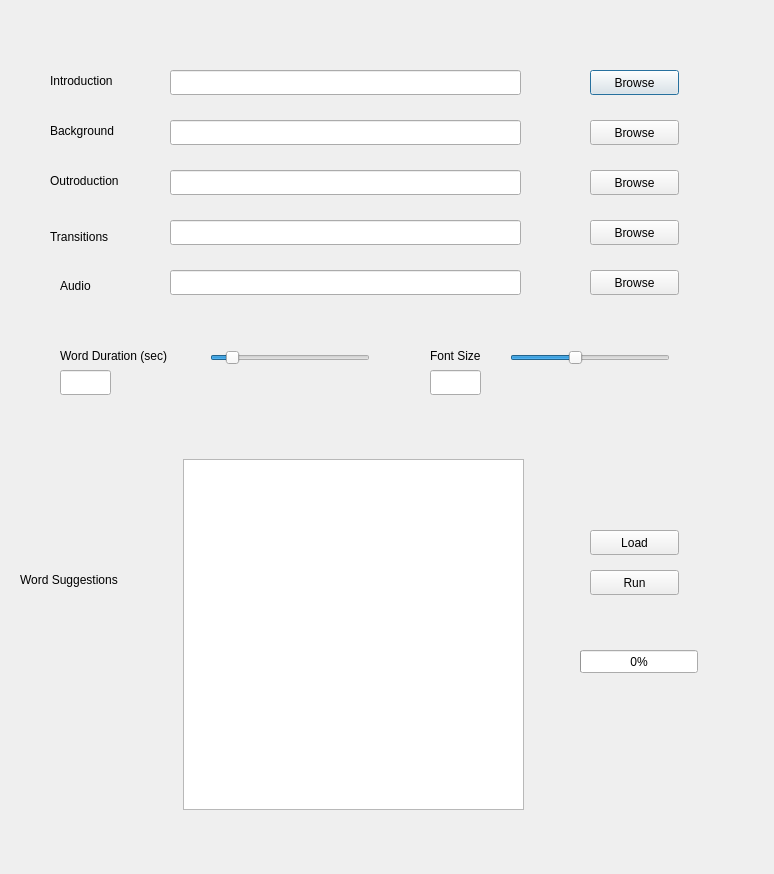
<?xml version="1.0" encoding="UTF-8"?>
<ui version="4.0">
 <class>Dialog</class>
 <widget class="QDialog" name="Dialog">
  <property name="geometry">
   <rect>
    <x>0</x>
    <y>0</y>
    <width>774</width>
    <height>874</height>
   </rect>
  </property>
  <property name="windowTitle">
   <string>Video Composition Software</string>
  </property>
  <widget class="QLineEdit" name="IntroductionLineEdit">
   <property name="geometry">
    <rect>
     <x>170</x>
     <y>70</y>
     <width>351</width>
     <height>25</height>
    </rect>
   </property>
  </widget>
  <widget class="QLabel" name="label">
   <property name="geometry">
    <rect>
     <x>50</x>
     <y>70</y>
     <width>101</width>
     <height>21</height>
    </rect>
   </property>
   <property name="text">
    <string>Introduction</string>
   </property>
  </widget>
  <widget class="QLabel" name="label_2">
   <property name="geometry">
    <rect>
     <x>50</x>
     <y>120</y>
     <width>91</width>
     <height>21</height>
    </rect>
   </property>
   <property name="text">
    <string>Background</string>
   </property>
  </widget>
  <widget class="QLineEdit" name="BackgroundLineEdit">
   <property name="geometry">
    <rect>
     <x>170</x>
     <y>120</y>
     <width>351</width>
     <height>25</height>
    </rect>
   </property>
  </widget>
  <widget class="QLabel" name="label_3">
   <property name="geometry">
    <rect>
     <x>50</x>
     <y>170</y>
     <width>101</width>
     <height>21</height>
    </rect>
   </property>
   <property name="text">
    <string>Outroduction</string>
   </property>
  </widget>
  <widget class="QLineEdit" name="OutroductionLineEdit">
   <property name="geometry">
    <rect>
     <x>170</x>
     <y>170</y>
     <width>351</width>
     <height>25</height>
    </rect>
   </property>
  </widget>
  <widget class="QLabel" name="label_4">
   <property name="geometry">
    <rect>
     <x>50</x>
     <y>226</y>
     <width>81</width>
     <height>21</height>
    </rect>
   </property>
   <property name="text">
    <string>Transitions</string>
   </property>
  </widget>
  <widget class="QLineEdit" name="TransitionLineEdit">
   <property name="geometry">
    <rect>
     <x>170</x>
     <y>220</y>
     <width>351</width>
     <height>25</height>
    </rect>
   </property>
  </widget>
  <widget class="QPushButton" name="IntroductionBrowseButton">
   <property name="geometry">
    <rect>
     <x>590</x>
     <y>70</y>
     <width>89</width>
     <height>25</height>
    </rect>
   </property>
   <property name="text">
    <string>Browse</string>
   </property>
  </widget>
  <widget class="QPushButton" name="BackgroundBrowseButton">
   <property name="geometry">
    <rect>
     <x>590</x>
     <y>120</y>
     <width>89</width>
     <height>25</height>
    </rect>
   </property>
   <property name="text">
    <string>Browse</string>
   </property>
  </widget>
  <widget class="QPushButton" name="OutroductionBrowseButton">
   <property name="geometry">
    <rect>
     <x>590</x>
     <y>170</y>
     <width>89</width>
     <height>25</height>
    </rect>
   </property>
   <property name="text">
    <string>Browse</string>
   </property>
  </widget>
  <widget class="QPushButton" name="TransitionBrowseButton">
   <property name="geometry">
    <rect>
     <x>590</x>
     <y>220</y>
     <width>89</width>
     <height>25</height>
    </rect>
   </property>
   <property name="text">
    <string>Browse</string>
   </property>
  </widget>
  <widget class="QLabel" name="label_5">
   <property name="geometry">
    <rect>
     <x>60</x>
     <y>270</y>
     <width>67</width>
     <height>31</height>
    </rect>
   </property>
   <property name="text">
    <string>Audio</string>
   </property>
  </widget>
  <widget class="QLineEdit" name="AudioLineEdit">
   <property name="geometry">
    <rect>
     <x>170</x>
     <y>270</y>
     <width>351</width>
     <height>25</height>
    </rect>
   </property>
  </widget>
  <widget class="QPushButton" name="AudioBrowseButton">
   <property name="geometry">
    <rect>
     <x>590</x>
     <y>270</y>
     <width>89</width>
     <height>25</height>
    </rect>
   </property>
   <property name="text">
    <string>Browse</string>
   </property>
  </widget>
  <widget class="QPushButton" name="RunCancelButton">
   <property name="geometry">
    <rect>
     <x>590</x>
     <y>570</y>
     <width>89</width>
     <height>25</height>
    </rect>
   </property>
   <property name="text">
    <string>Run</string>
   </property>
  </widget>
  <widget class="QTextEdit" name="WordListTextEdit">
   <property name="geometry">
    <rect>
     <x>183</x>
     <y>459</y>
     <width>341</width>
     <height>351</height>
    </rect>
   </property>
  </widget>
  <widget class="QLabel" name="label_6">
   <property name="geometry">
    <rect>
     <x>20</x>
     <y>570</y>
     <width>131</width>
     <height>20</height>
    </rect>
   </property>
   <property name="text">
    <string>Word Suggestions</string>
   </property>
  </widget>
  <widget class="QSlider" name="WordDurationHorizontalSlider">
   <property name="geometry">
    <rect>
     <x>210</x>
     <y>350</y>
     <width>160</width>
     <height>16</height>
    </rect>
   </property>
   <property name="value">
    <number>10</number>
   </property>
   <property name="orientation">
    <enum>Qt::Horizontal</enum>
   </property>
  </widget>
  <widget class="QLabel" name="label_7">
   <property name="geometry">
    <rect>
     <x>60</x>
     <y>340</y>
     <width>141</width>
     <height>31</height>
    </rect>
   </property>
   <property name="text">
    <string>Word Duration (sec)</string>
   </property>
  </widget>
  <widget class="QLabel" name="label_8">
   <property name="geometry">
    <rect>
     <x>430</x>
     <y>340</y>
     <width>67</width>
     <height>31</height>
    </rect>
   </property>
   <property name="text">
    <string>Font Size</string>
   </property>
  </widget>
  <widget class="QSlider" name="FontSizeHorizontalSlider">
   <property name="geometry">
    <rect>
     <x>510</x>
     <y>350</y>
     <width>160</width>
     <height>16</height>
    </rect>
   </property>
   <property name="minimum">
    <number>50</number>
   </property>
   <property name="maximum">
    <number>150</number>
   </property>
   <property name="value">
    <number>90</number>
   </property>
   <property name="orientation">
    <enum>Qt::Horizontal</enum>
   </property>
  </widget>
  <widget class="QProgressBar" name="ProgressBar">
   <property name="geometry">
    <rect>
     <x>580</x>
     <y>650</y>
     <width>118</width>
     <height>23</height>
    </rect>
   </property>
   <property name="value">
    <number>0</number>
   </property>
  </widget>
  <widget class="QPushButton" name="LoadButton">
   <property name="geometry">
    <rect>
     <x>590</x>
     <y>530</y>
     <width>89</width>
     <height>25</height>
    </rect>
   </property>
   <property name="text">
    <string>Load</string>
   </property>
  </widget>
  <widget class="QLineEdit" name="WordDurationLineEdit">
   <property name="geometry">
    <rect>
     <x>60</x>
     <y>370</y>
     <width>51</width>
     <height>25</height>
    </rect>
   </property>
  </widget>
  <widget class="QLineEdit" name="FontSizeLineEdit">
   <property name="geometry">
    <rect>
     <x>430</x>
     <y>370</y>
     <width>51</width>
     <height>25</height>
    </rect>
   </property>
  </widget>
 </widget>
 <resources/>
 <connections/>
</ui>
